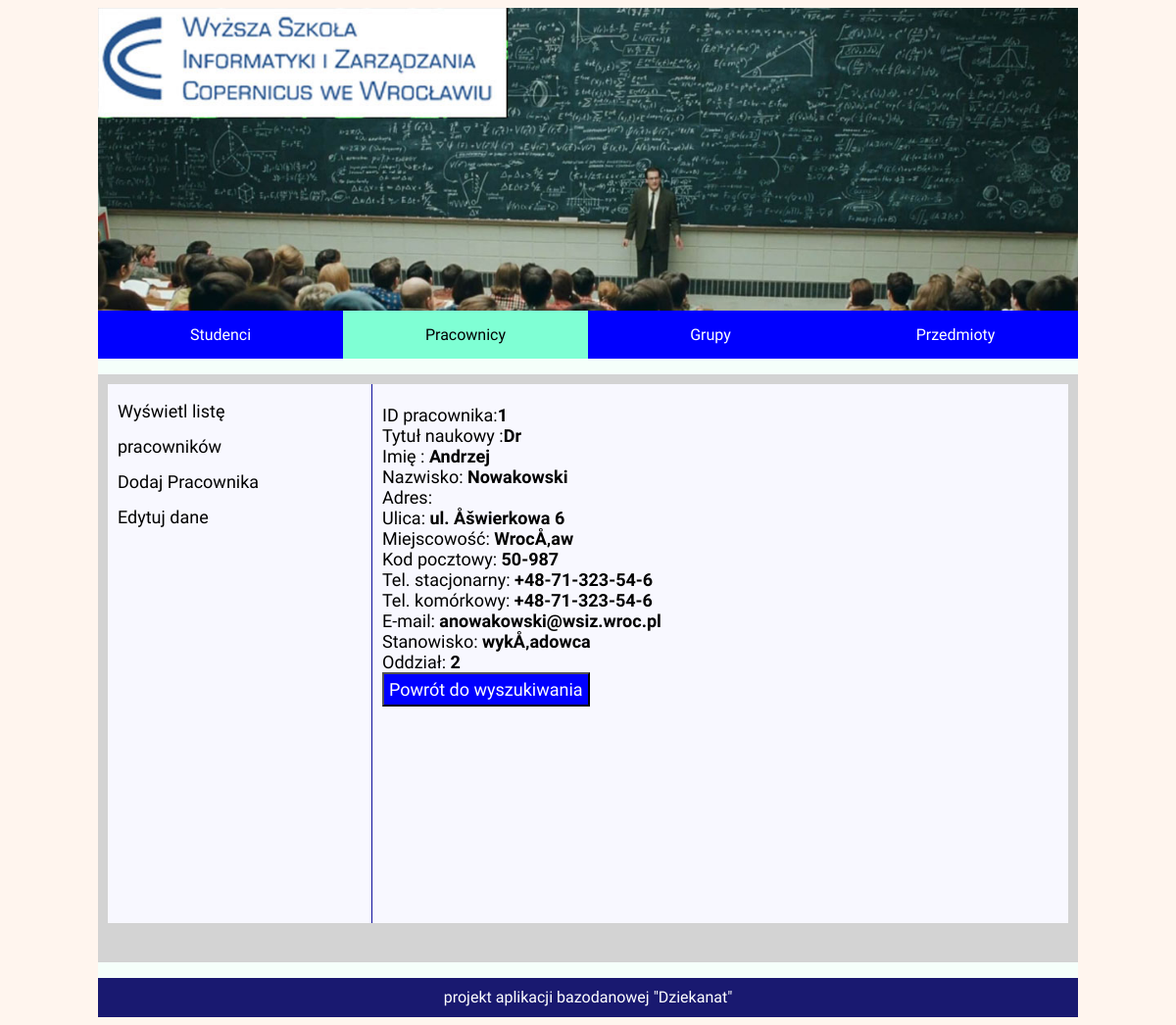
The page /editpracwynik.php on the database its author committed.
### tables this page shows
CREATE TABLE `pracownik` (
  `idPracownika` int(11) NOT NULL,
  `Nazwisko` varchar(50) NOT NULL,
  `Imie` varchar(50) NOT NULL,
  `NIP` varchar(20) NOT NULL,
  `PESEL` varchar(12) NOT NULL,
  `Adres` varchar(50) NOT NULL,
  `Miejscowosc` varchar(50) NOT NULL,
  `KodPocztowy` varchar(10) NOT NULL,
  `TelStac` varchar(20) NOT NULL,
  `TelKom` varchar(20) NOT NULL,
  `Email` varchar(50) NOT NULL,
  `Tytul` varchar(15) NOT NULL,
  `Stanowisko` varchar(30) NOT NULL,
  `DataZatrudnienia` date NOT NULL,
  `OkresZatrudnienia` varchar(50) NOT NULL,
  `Pensja` varchar(10) NOT NULL,
  `IdOddzialu` int(11) NOT NULL
);

### editpracwynik.php (the view, shortened to what this page needs)
<!DOCTYPE html>
<html lang="pl">
<head>
    <link rel="stylesheet" href="styleucz.css">
</head>
<body>
    <div id="abc">
        <header>
            <img src="pracownicy.jpg" alt="logo uczelni" />
        </header>
        <nav>
            <a class="menu" href="index.php">Studenci</a>
            <a class="menu active" href="pracownicy.php">Pracownicy</a>
            <a class="menu" href="grupy.php">Grupy</a>
            <a class="menu" href="przedmioty.php">Przedmioty</a>
        </nav>
     <menu>
       <article>
        <section id="west">
            <div class="menuWest">
             <ul>
                  <li><a href="listapracownikow.php">Wyświetl listę pracowników</a></li>
                  <li><a href="dodajprac.php">Dodaj Pracownika</a></li>
                  <li><a href="edytujpracownik.php">Edytuj dane</a></li>
              </ul>
              </div>
              </section>
        <section id="east">
         <div style="height: 550px; width: 700px; overflow-x: hidden;">
        <?php
    require_once'connect.php';
    $conn = @new mysqli($host, $db_user, $db_password, $db_name);
             $query = "SELECT * FROM pracownik";
                $result=$conn->query($query);
              $wiersz = $result->fetch_array(MYSQLI_ASSOC);
                   echo '<br>';
                   echo 'ID pracownika:'.'<b>'.$wiersz['idPracownika'].'</b>'.'<br>';
                   echo 'Tytuł naukowy :'.'<b>'.$wiersz['Tytul'].'</b>'.'<br>';
                   echo 'Imię :  '.'<b>'.$wiersz['Imie'].'</b>'.'<br>';
                   echo 'Nazwisko:  '.'<b>'.$wiersz['Nazwisko'].'</b>'.'<br>';
                   echo 'Adres:'.'<br>';
                   echo 'Ulica: '.'<b>'.$wiersz['Adres'].'</b>'.'<br>';
                   echo 'Miejscowość: '.'<b>'.$wiersz['Miejscowosc'].'</b>'.'<br>';
                   echo 'Kod pocztowy: '.'<b>'.$wiersz['KodPocztowy'].'</b>'.'<br>';
                   echo 'Tel. stacjonarny: '.'<b>'.$wiersz['TelStac'].'</b>'.'<br>';
                   echo 'Tel. komórkowy: '.'<b>'.$wiersz['TelStac'].'</b>'.'<br>';
                   echo 'E-mail: '.'<b>'.$wiersz['Email'].'</b>'.'<br>';
                   echo 'Stanowisko: '.'<b>'.$wiersz['Stanowisko'].'</b>'.'<br>';
                   echo 'Oddział: '.'<b>'.$wiersz['IdOddzialu'].'</b>'.'<br>';
?>
    <a onclick="location.href='edytujpracownik.php';"><input id="przycisk" type="button" value="Powrót do wyszukiwania"></a>
    </div>
    </section>
        </article>
    </menu>
       <footer>projekt aplikacji bazodanowej "Dziekanat"
        </footer>
  </div>
</body>
</html>

### styleucz.css (style rules this page uses)
* { margin=0; padding: 0; font-family: 'Barlow Semi Condensed', sans-serif; box-sizing: border-box; }
body { background-color:seashell; }
#abc { max-width: 1000px; margin: 0 auto; background-color:mintcream; }
header img { width: 100%; display: block; }
nav { overflow: hidden }
nav a { display: block; width: 25%; float:left; color: white; text-align: center; text-decoration: none; background-color: blue; padding: 15px; transition: all 1s ease; }
.active { background-color: aquamarine; color: black; }
menu { padding: 10px 10px; background-color: lightgrey; width: 1000px; height: 600px; margin-left: auto; margin-right: auto; }
#west { float: left; padding:10px; width: 270px; height: 550px; background-color: ghostwhite; border-right: 1px solid #0f0f9b; }
.menuWest { margin-bottom: 10px; width: 200px; height: 90%; background-color: ghostwhite; }
#east { font-size: 18px; width:710px; height: 550px; background-color: ghostwhite; padding-left: 10px; float: left; display: block; }
ul { padding: 0; margin: 0; list-style-type: none; font-size: 18px; line-height: 200%; }
ul a { text-decoration: none; color: black; }
#przycisk { font-size: 18px; color: white; text-align: center; background-color: blue; padding: 5px; }
footer { height: 40px; background-color: midnightblue; color: white; line-height: 40px; text-align: center; }

### rows shown on the page
pracownik: idPracownika "1", Tytul "Dr", Imie "Andrzej", Nazwisko "Nowakowski", Adres "ul. Åšwierkowa 6", Miejscowosc "WrocÅ‚aw", KodPocztowy "50-987", TelStac "+48-71-323-54-6", Email "anowakowski@wsiz.wroc.pl", Stanowisko "wykÅ‚adowca", IdOddzialu "2"
